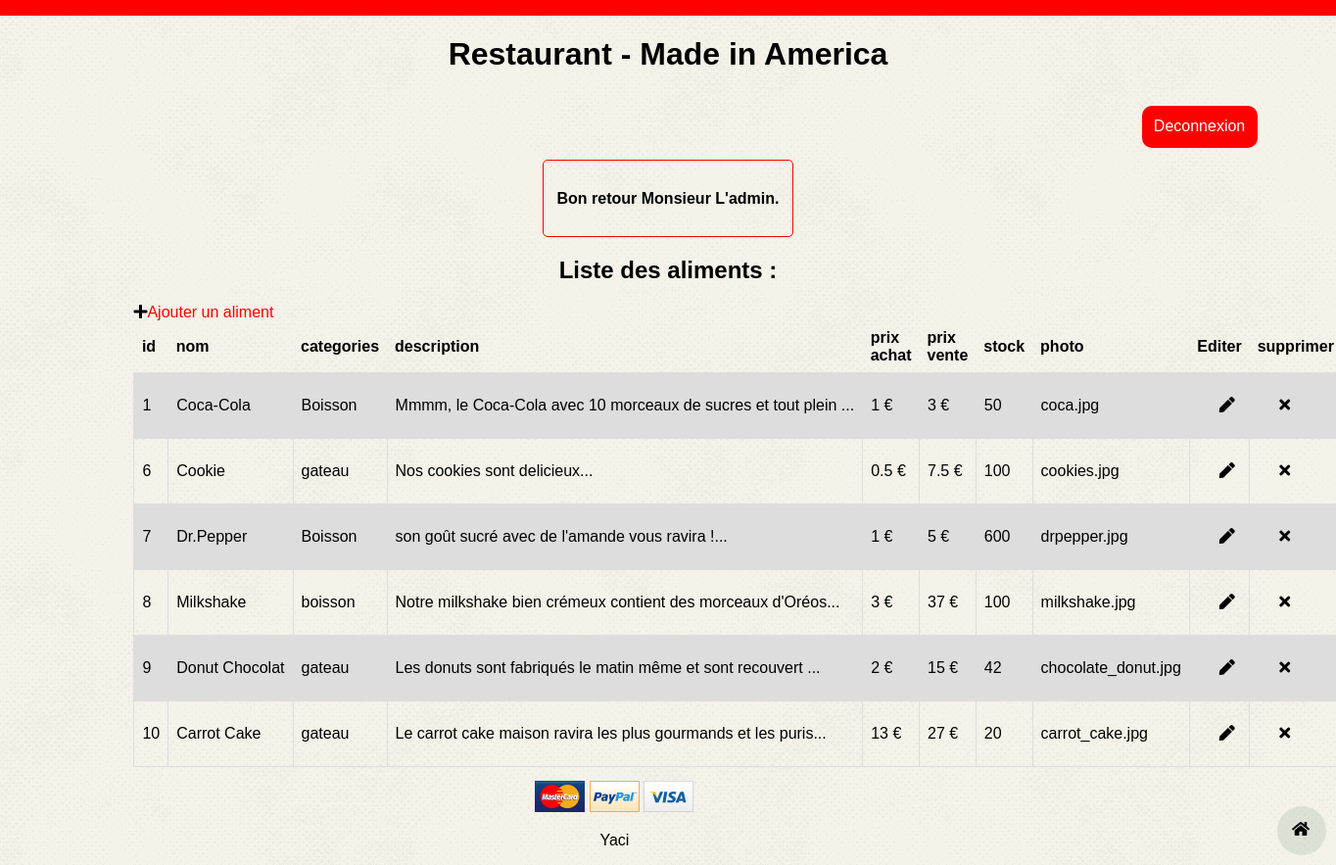
The page /Restaurant/Admin/Meal (signed in) on the database its author committed.
### tables this page shows
CREATE TABLE `meal` (
  `id` int(11) NOT NULL,
  `name` varchar(255) NOT NULL,
  `categories` text NOT NULL,
  `description` text NOT NULL,
  `prix_achat` float NOT NULL,
  `prix_vente` float NOT NULL,
  `stock` int(11) NOT NULL,
  `photo` text NOT NULL
);

### www/Realization/restaurant/controller/backEnd.php (called while the page is built, shortened)
<?php
function Meals(){
	 $meals = new MealManager();
    $liste_aliment = $meals->getMeals();
    require_once 'view/backEnd/Meals/MealsView.Phtml';
}

### www/Realization/restaurant/model/frontend/mealManager.php (called while the page is built, shortened)
<?php
class MealManager extends \restaurant\model\ClassMixte\Manager
{
    public function getMeals(){
    $bdd = $this -> dbConnect();
        $getMeals = "SELECT * FROM `meal`";
        $Meals = [];
        $reponseIndex = $bdd->prepare($getMeals);
        $reponseIndex->execute();
        while ($donnees = $reponseIndex->fetch()) {
            $Meals[] = $donnees;
        };
        return $Meals;
    }
}

### www/Realization/restaurant/view/backEnd/Meals/MealsView.Phtml (the view, shortened to what this page needs)
<main>
	<h2>Liste des aliments :</h2>
	<a href="/Restaurant/Admin/Ajout_Meal"><i class="fas fa-plus"></i>Ajouter un aliment</a>
	<table style="width:100%">
		<tr>
			<th>id</th>
			<th>nom</th>
			<th>categories</th>
			<th>description</th>
			<th>prix achat</th>
			<th>prix vente</th>
			<th>stock</th>
			<th>photo</th>
			<th>Editer</th>
			<th>supprimer</th>
		</tr>
		<?php foreach($liste_aliment as $aliment) {  ?>
		<tr>
			<td><p><?= $aliment['id'] ?></p></td>
			<td><p><?= $aliment['name'] ?></p></td>
			<td><p><?= $aliment['categories'] ?></p></td>
			<td><p><?= substr($aliment['description'], 0, 60).'...' ?></p></td>
			<td><p><?= $aliment['prix_achat']  ?> €</p>  </td>
			<td><p><?= $aliment['prix_vente']  ?> €</p>  </td>
			<td><p><?= $aliment['stock'] ?></p> </td>
			<td><p><?= $aliment['photo'] ?></p> </td>
			<td>
			<form action="/Restaurant/Admin/Edition_Meal" method="post">
				<button type="submit" name="edit"><i class="fas fa-pen"></i></button>
			</form>
			</td>
			<td>
			<form action="/Restaurant/Admin/Meal" method="post">
				<button type="submit" name="delete"><i class="fas fa-times"></i></button>
			</form>
			</td>
		</tr>
	<?php } ?>
	</table>
</main>
<?php $content = ob_get_clean();
require 'view/layout.phtml'; ?>

### www/Realization/restaurant/public/css/main.css (style rules this page uses)
body { background: url('../images/background.png'); }
header, main, footer { width: 90vw; margin: 0 auto; }
h2 { text-align: center; }
table { border-spacing: 10px; border-collapse: separate; }
td { width: fit-content; white-space: nowrap; }
section#section_connexion, form { white-space: nowrap; width: fit-content; }

### www/Realization/restaurant/public/css/admin.css (style rules this page uses)
main { max-width: 80vw; margin: 0 auto; }
table { font-family: arial, sans-serif; border-collapse: collapse; width: 100%; }
td, th { border: 1px solid #dddddd; text-align: left; padding: 8px; }
tr:nth-child(even) { background-color: #dddddd; }
table button { background: transparent; border: none; margin-left: 1rem }
a { text-decoration: none; color: red; }
a i { color: black; }
.center td, th { border: none; text-align: left; padding: 8px; }

### rows shown on the page
meal: id "1", name "Coca-Cola", categories "Boisson", description "Mmmm, le Coca-Cola avec 10 morceaux de sucres et tout plein", prix_achat "1", prix_vente "3", stock "50", photo "coca.jpg"
meal: id "6", name "Cookie", categories "gateau", description "Nos cookies sont delicieux", prix_achat "0.5", prix_vente "7.5", stock "100", photo "cookies.jpg"
meal: id "7", name "Dr.Pepper", categories "Boisson", description "son goût sucré avec de l'amande vous ravira !", prix_achat "1", prix_vente "5", stock "600", photo "drpepper.jpg"
meal: id "8", name "Milkshake", categories "boisson", description "Notre milkshake bien crémeux contient des morceaux d'Oréos", prix_achat "3", prix_vente "37", stock "100", photo "milkshake.jpg"
meal: id "9", name "Donut Chocolat", categories "gateau", description "Les donuts sont fabriqués le matin même et sont recouvert", prix_achat "2", prix_vente "15", stock "42", photo "chocolate_donut.jpg"
meal: id "10", name "Carrot Cake", categories "gateau", description "Le carrot cake maison ravira les plus gourmands et les puris", prix_achat "13", prix_vente "27", stock "20", photo "carrot_cake.jpg"

### other values the page prints
$message "Bon retour Monsieur L'admin."
